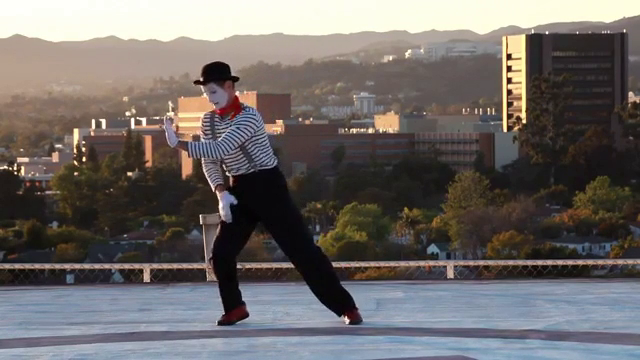
#> input picture frame 86 of pose_estimation/Videos/video1.mp4, 640 x 360 px, given in place of dog.mp4, which was not available
$ python read.py
#> lines starting #> are read from the running program, lines starting #| are printed output that depends on the picture; pictures that were not available may be replaced by others from this repository, and a replacement may not be noted
import cv2 as cv

# Read Image
# img = cv.imread('Resources/Photos/cat.jpg')
# cv.imshow('cat',img)
# cv.waitKey(0)

vid = cv.VideoCapture('Resources/Videos/dog.mp4')

while True:
    isTrue, frame = vid.read()
#> frame is the input picture: shape (360, 640, 3); mean B, G, R 102.8, 104.8, 109.9
    gray = cv.cvtColor(frame, cv.COLOR_BGR2GRAY)
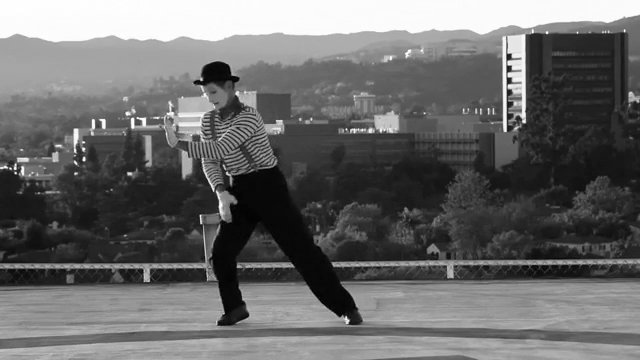
#> gray: shape (360, 640); min 0, max 255, mean 106.1
    canny = cv.Canny(gray, 125, 175)
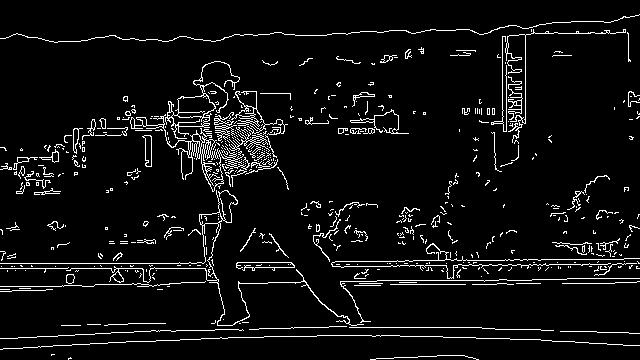
#> canny: shape (360, 640); 5.8% white in thin lines or dots
    cv.imshow("Video", canny)
    if cv.waitKey(10) & 0xFF == ord("q"):
#> (key q is pressed here)
        break

vid.release()
cv.destroyAllWindows()

$ run again, starting later in the video
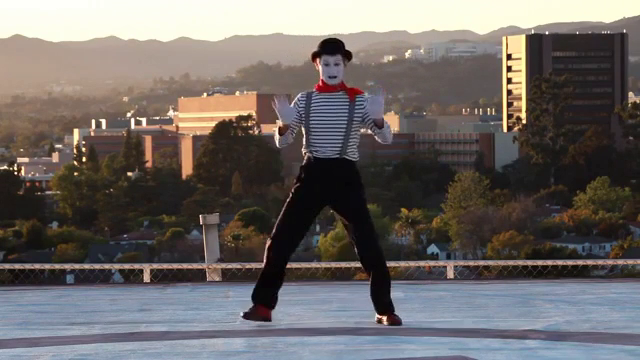
#> input picture frame 389 of pose_estimation/Videos/video1.mp4, 640 x 360 px, given in place of dog.mp4, which was not available
#> frame is the input picture: shape (360, 640, 3); mean B, G, R 101.2, 103.6, 109.1
#> `gray = cv.cvtColor(frame, cv.COLOR_BGR2GRAY)`:
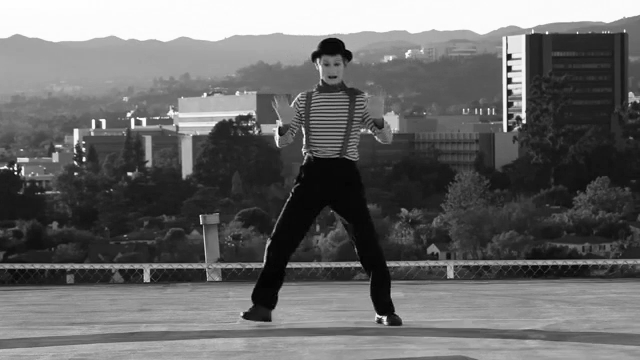
#> gray: shape (360, 640); min 0, max 255, mean 105
#> `canny = cv.Canny(gray, 125, 175)`:
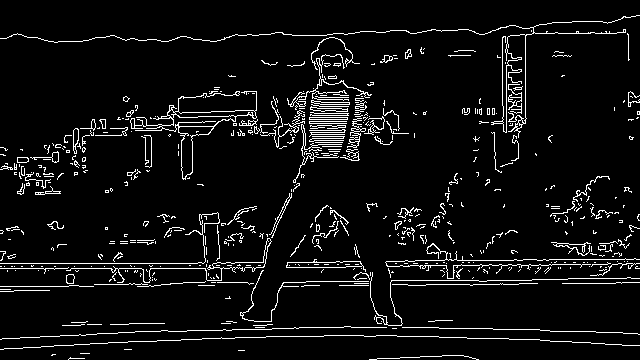
#> canny: shape (360, 640); 6.1% white in thin lines or dots

$ run again, starting later in the video
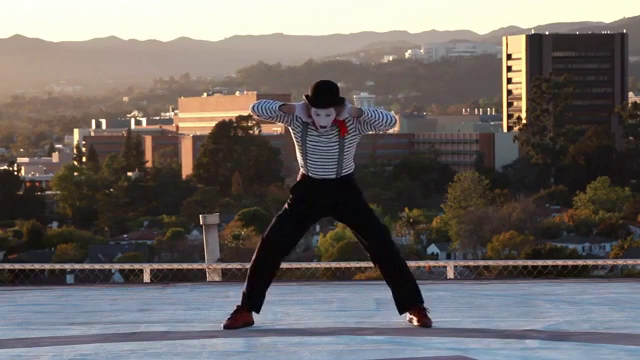
#> input picture frame 692 of pose_estimation/Videos/video1.mp4, 640 x 360 px, given in place of dog.mp4, which was not available
#> frame is the input picture: shape (360, 640, 3); mean B, G, R 100.1, 102.6, 108.2
#> `gray = cv.cvtColor(frame, cv.COLOR_BGR2GRAY)`:
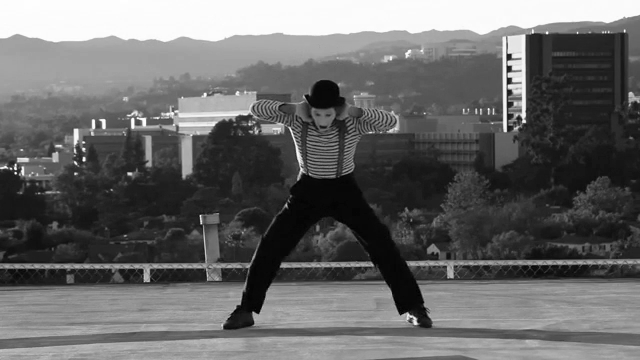
#> gray: shape (360, 640); min 0, max 255, mean 103.9
#> `canny = cv.Canny(gray, 125, 175)`:
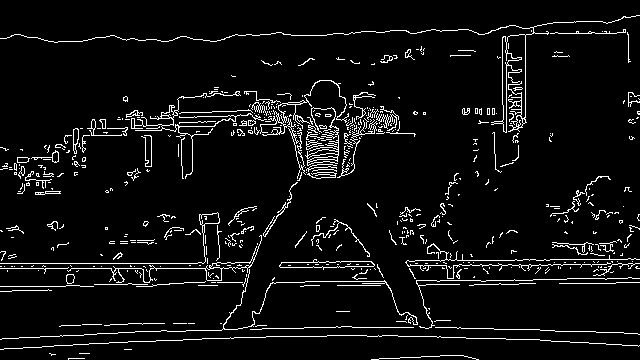
#> canny: shape (360, 640); 5.9% white in thin lines or dots
